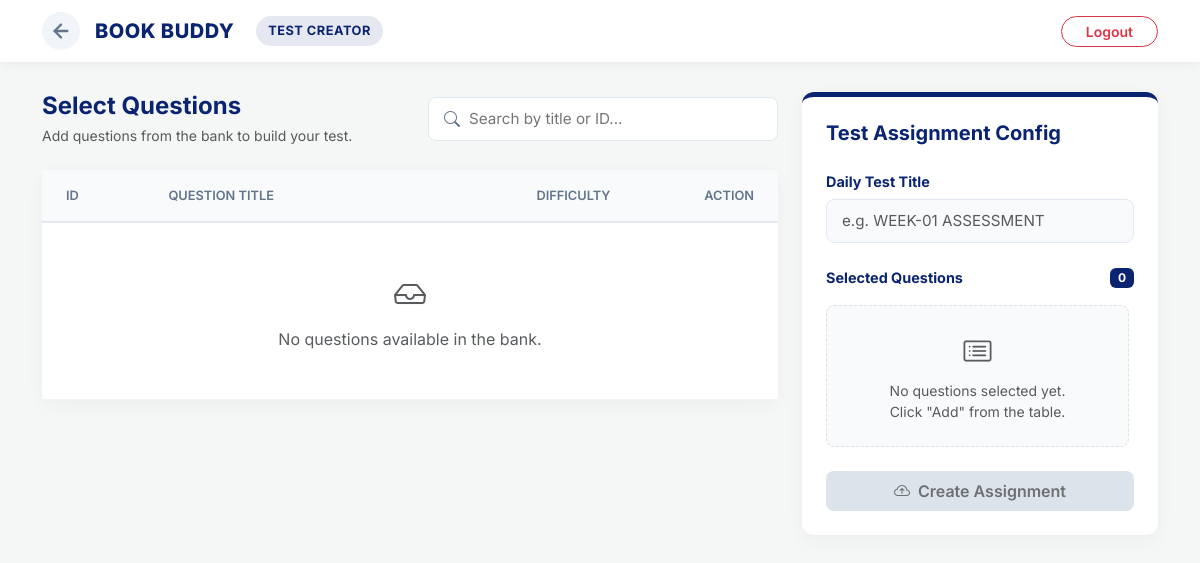
Before: /create_test with the older database file.
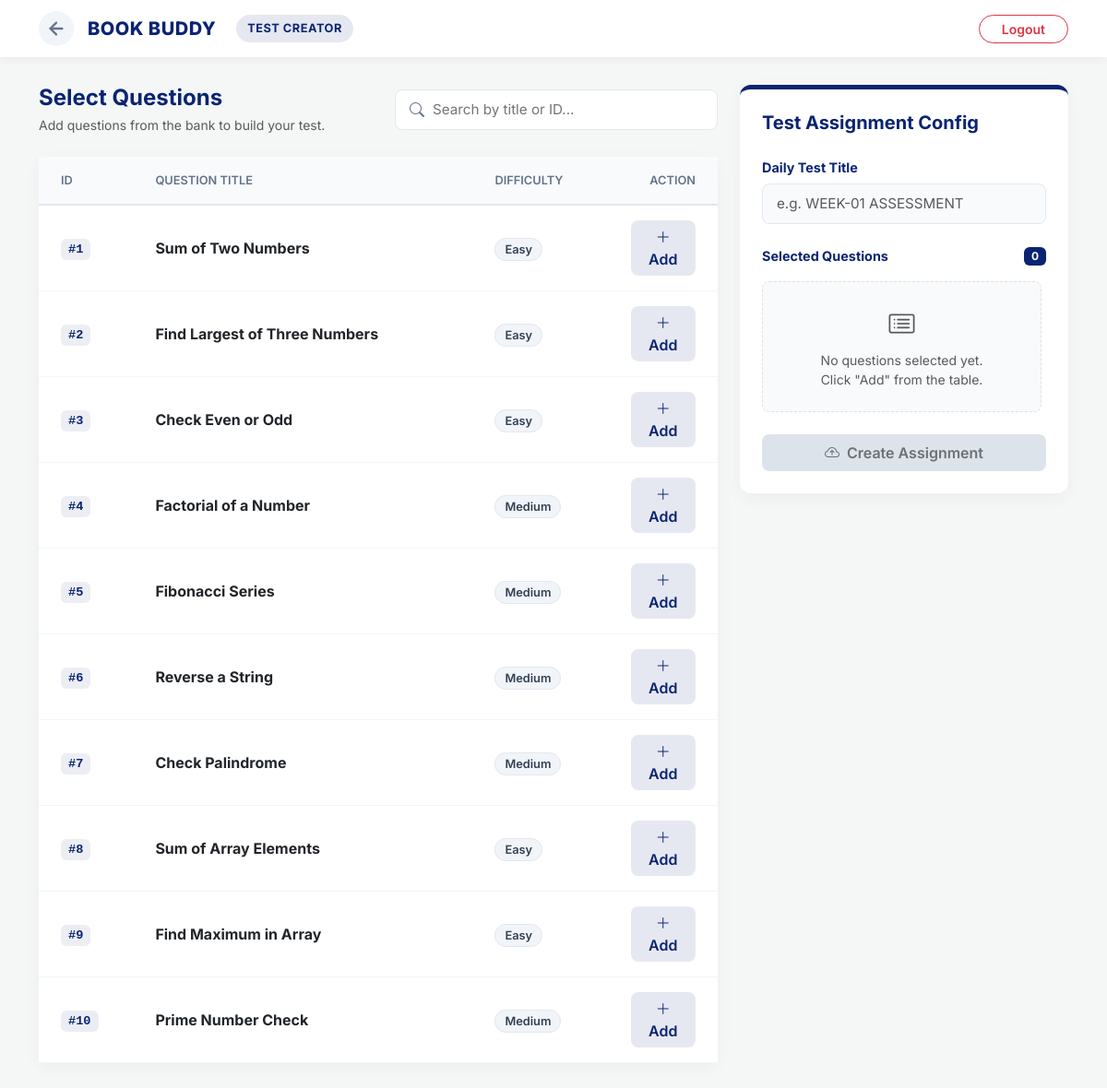
After: the same page with the newer database file.
### app.py (models this page shows)
class Question(db.Model):
    id = db.Column(db.Integer, primary_key=True)
    question_id = db.Column(db.String(20))
    title = db.Column(db.String(200))
    description = db.Column(db.Text)
    input_format = db.Column(db.Text)
    output_format = db.Column(db.Text)
    constraints = db.Column(db.Text)
    explanation = db.Column(db.Text)
    difficulty = db.Column(db.String(20))
    test_cases = db.relationship('TestCase', backref='question', lazy=True, cascade='all, delete-orphan')

### app.py (the view)
@app.route('/create_test', methods=['GET', 'POST'])
def create_test():
    return render_template('create_test.html', questions=Question.query.all(), tests=Testmaintain.query.all())

### app.py (called while the page is built)
def ist_now():
    return datetime.now(IST_TZ).replace(tzinfo=None)

@app.context_processor
def inject_now():
    return {'now': ist_now()}

### templates/create_test.html (shortened to what the changed rows need)
<!DOCTYPE html>
<html lang="en">
<head>
    <link href="https://cdn.jsdelivr.net/npm/bootstrap@5.3.0/dist/css/bootstrap.min.css" rel="stylesheet">
    <link rel="stylesheet" href="https://cdn.jsdelivr.net/npm/bootstrap-icons@1.11.1/font/bootstrap-icons.css">
</head>
<body>
    <nav class="navbar sticky-top">
        <div class="container d-flex justify-content-between align-items-center">
            <div class="d-flex align-items-center">
                <a class="brand-wrapper" href="/admin">
                    <h2 class="brand-name d-none d-sm-block">BOOK BUDDY</h2>
                </a>
            </div>
        </div>
    </nav>
    <main class="container">
        <div class="row g-4">
            <div class="col-lg-8">
                <div class="d-flex flex-column flex-md-row justify-content-between align-items-md-center mb-4 gap-3">
                    <div>
                        <h2 class="h4 mb-1 fw-bold" style="color: var(--brand-navy);">Select Questions</h2>
                    </div>
                </div>
                <div class="card">
                    <div class="table-responsive">
                        <table id="question_table" class="table align-middle mb-0">
                            <thead>
                                <tr>
                                    <th class="ps-4" style="width: 15%;">ID</th>
                                    <th style="width: 50%;">Question Title</th>
                                    <th style="width: 20%;">Difficulty</th>
                                    <th class="text-end pe-4" style="width: 15%;">Action</th>
                                </tr>
                            </thead>
                            <tbody>
                                {% for q in questions %}
                                <tr>
                                    <td class="ps-4">
                                        <span class="ref-tag">#{{ q.id }}</span>
                                    </td>
                                    <td>
                                        <span class="fw-bold text-dark">{{ q.title }}</span>
                                    </td>
                                    <td>
                                        <span class="diff-badge">{{ q.difficulty|default('Easy') }}</span>
                                    </td>
                                    <td class="text-end pe-4">
                                        <button class="btn-add" onclick="addToQueue('{{ q.id }}', '{{ q.title|replace('\'', '\\\'') }}')" title="Add to Test">
                                            <i class="bi bi-plus-lg"></i> Add
                                        </button>
                                    </td>
                                </tr>
                                {% else %}
                                <tr>
                                    <td colspan="4" class="text-center py-5 text-muted">
                                        <i class="bi bi-inbox fs-2 mb-2 d-block"></i>
                                        No questions available in the bank.
                                    </td>
                                </tr>
                                {% endfor %}
                            </tbody>
                        </table>
                    </div>
                </div>
            </div>
        </div>
    </main>
</body>
</html>

Changed rows visible on the page:
added Question: id "1", title "Sum of Two Numbers", difficulty "Easy"
added Question: id "2", title "Find Largest of Three Numbers", difficulty "Easy"
added Question: id "3", title "Check Even or Odd", difficulty "Easy"
added Question: id "4", title "Factorial of a Number", difficulty "Medium"
added Question: id "5", title "Fibonacci Series", difficulty "Medium"
added Question: id "6", title "Reverse a String", difficulty "Medium"
added Question: id "7", title "Check Palindrome", difficulty "Medium"
added Question: id "8", title "Sum of Array Elements", difficulty "Easy"
added Question: id "9", title "Find Maximum in Array", difficulty "Easy"
added Question: id "10", title "Prime Number Check", difficulty "Medium"
Other visible differences:
text no longer shown: "No questions available in the bank."
